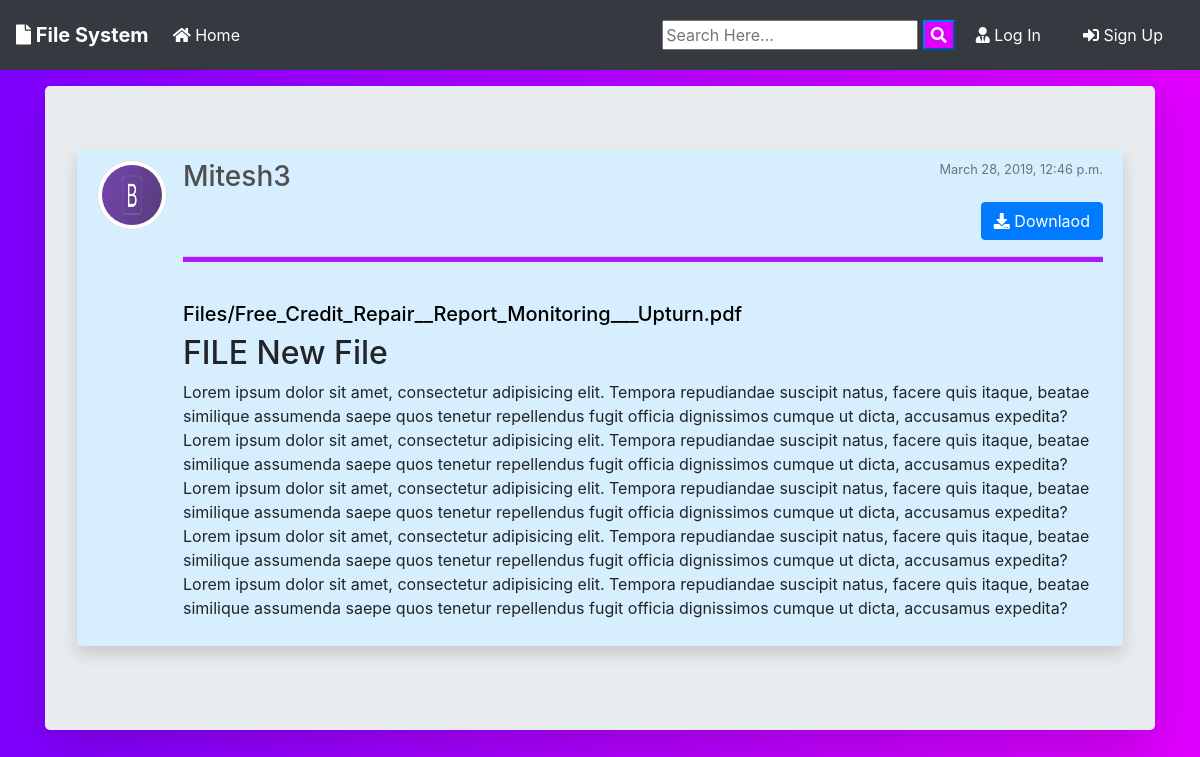
The page /file/20/ on the database its author committed.
### FileApp/models.py (models this page shows, shortened)
class files(models.Model):
    FileName=models.CharField(max_length=100)
    file=models.FileField(null=True,blank=True,upload_to='Files')
    content=models.TextField()
    date_upload=models.DateTimeField(auto_now_add=True)
    author=models.ForeignKey(User,on_delete=models.CASCADE)

### users/models.py (models this page shows, shortened)
class Profile(models.Model):
    user = models.OneToOneField(User, on_delete=models.CASCADE)
    image = models.ImageField(default='default.jpg', upload_to='profile_pics')

### FileApp/views.py (the view)
# urls.py: path('file/<int:pk>/',PostDetailView.as_view(),name='file-detail' ),
class PostDetailView(DetailView):
    model=files
    template_name='File/file_detail.html'

### FileApp/templates/File/file_detail.html (shortened to what this page needs)
{% extends 'File/base.html' %}
{% block content %}
<div class="jumbotron mt-3 shadow-lg">
<article class="media content-section shadow ">
   <a href="{{ object.author.profile.image.url }} " target="_blank"> <img src="{{ object.author.profile.image.url }}  " alt="" class="article-img rounded-circle img-thumbnail img-fluid">
   </a>
    <div class="media-body">
      <div class="">
        <div class="d-flex justify-content-between">
        <a class="mr-2 mt-0 mb-0  text-dark" href="{% url 'user-file' object.author.username  %}"><h3>{{ object.author }}</h3></a>
        <small class="text-muted  text-align-right">{{ object.date_upload }}</small>
        </div>
        {% if object.author != user %}
        <div class="form-group mt-0 pt-0 d-flex justify-content-end">
          <button class="btn btn-primary flex-last" type="submit"><i class="fas fa-download"></i> Downlaod</button>
      </div>
      {% endif %}
        <hr>
      </div>
      <a href="{{ object.file.url }}"  download class="text-dark"><h5>{{ object.file }}</h5></a>
      <h2>{{ object.FileName }}</h2>
      <p class="article-content">{{ object.content }}</p>
    </div>
  </article>
</div>
{% endblock content %}

### FileApp/static/FileApp/main.css (style rules this page uses)
body { background: linear-gradient(to right, #7f00ff, #e100ff); }
h5 { color: #000; }
h3 { color: #504f4f; }
hr { border-bottom: 5px solid rgba(172, 0, 254, 0.9); }
.content-section { background: #d6eefd; padding: 10px 20px; border-radius: 3px; margin-bottom: 20px; }
.article-content { white-space: pre-line; }
.article-img { height: 70px; width: 70px; margin-right: 16px; }

### rows shown on the page
files: author.profile.image (picture), author "Mitesh3", date_upload "March 28, 2019, 12:46 p.m.", file "Files/Free_Credit_Repair__Report_Monitoring___Upturn.pdf", FileName "FILE New File", content "Lorem ipsum dolor sit amet, consectetur adipisicing elit. Tempora repudiandae suscipit natus, facere quis itaque, beatae similique assumenda saepe quos tenetur repellendus fugit officia dignissimos cumque ut dicta, accusamus expedita? Lorem ipsum dolor sit amet, consectetur adipisicing elit. Tempora repudiandae suscipit natus, facere quis itaque, beatae similique assumenda saepe quos tenetur repellendus fugit officia dignissimos cumque ut dicta, accusamus expedita? Lorem ipsum dolor sit amet, consectetur adipisicing elit. Tempora repudiandae suscipit natus, facere quis itaque, beatae similique assumenda saepe quos tenetur repellendus fugit officia dignissimos cumque ut dicta, accusamus…"
